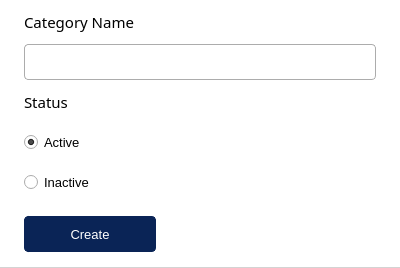
<?xml version="1.0" encoding="UTF-8"?>
<ui version="4.0">
 <class>AddCategoryDialog</class>
 <widget class="QDialog" name="AddCategoryDialog">
  <property name="geometry">
   <rect>
    <x>0</x>
    <y>0</y>
    <width>400</width>
    <height>268</height>
   </rect>
  </property>
  <property name="sizePolicy">
   <sizepolicy hsizetype="Fixed" vsizetype="Fixed">
    <horstretch>0</horstretch>
    <verstretch>0</verstretch>
   </sizepolicy>
  </property>
  <property name="minimumSize">
   <size>
    <width>400</width>
    <height>268</height>
   </size>
  </property>
  <property name="maximumSize">
   <size>
    <width>400</width>
    <height>268</height>
   </size>
  </property>
  <property name="windowTitle">
   <string>Add Category</string>
  </property>
  <property name="styleSheet">
   <string notr="true"/>
  </property>
  <layout class="QVBoxLayout" name="verticalLayout">
   <property name="spacing">
    <number>0</number>
   </property>
   <property name="leftMargin">
    <number>0</number>
   </property>
   <property name="topMargin">
    <number>0</number>
   </property>
   <property name="rightMargin">
    <number>0</number>
   </property>
   <property name="bottomMargin">
    <number>0</number>
   </property>
   <item>
    <widget class="QFrame" name="categoryFrame">
     <property name="sizePolicy">
      <sizepolicy hsizetype="Preferred" vsizetype="Preferred">
       <horstretch>0</horstretch>
       <verstretch>0</verstretch>
      </sizepolicy>
     </property>
     <property name="minimumSize">
      <size>
       <width>0</width>
       <height>0</height>
      </size>
     </property>
     <property name="maximumSize">
      <size>
       <width>16777215</width>
       <height>16777215</height>
      </size>
     </property>
     <property name="styleSheet">
      <string notr="true">

QFrame{
background-color: white;
border-bottom: 1px solid lightgray;
}

QLabel{
border: none;
border-bottom-left-radius: 0px;
border-bottom-right-radius: 0px;
}

QRadioButton{
color: black;
background-color: rgb(255, 255, 255);
}





</string>
     </property>
     <layout class="QVBoxLayout" name="verticalLayout_4">
      <property name="spacing">
       <number>0</number>
      </property>
      <property name="leftMargin">
       <number>24</number>
      </property>
      <property name="topMargin">
       <number>0</number>
      </property>
      <property name="rightMargin">
       <number>24</number>
      </property>
      <property name="bottomMargin">
       <number>0</number>
      </property>
      <item>
       <widget class="QLabel" name="categoryNameQL">
        <property name="sizePolicy">
         <sizepolicy hsizetype="Preferred" vsizetype="Fixed">
          <horstretch>0</horstretch>
          <verstretch>0</verstretch>
         </sizepolicy>
        </property>
        <property name="minimumSize">
         <size>
          <width>0</width>
          <height>36</height>
         </size>
        </property>
        <property name="maximumSize">
         <size>
          <width>16777215</width>
          <height>36</height>
         </size>
        </property>
        <property name="font">
         <font>
          <family>Segoe UI Semibold</family>
          <pointsize>11</pointsize>
          <bold>false</bold>
         </font>
        </property>
        <property name="styleSheet">
         <string notr="true">color: rgb(0, 0, 0);</string>
        </property>
        <property name="text">
         <string>Category Name</string>
        </property>
       </widget>
      </item>
      <item>
       <widget class="QLineEdit" name="categoryLE">
        <property name="minimumSize">
         <size>
          <width>0</width>
          <height>36</height>
         </size>
        </property>
        <property name="maximumSize">
         <size>
          <width>16777215</width>
          <height>36</height>
         </size>
        </property>
        <property name="font">
         <font>
          <pointsize>10</pointsize>
         </font>
        </property>
        <property name="styleSheet">
         <string notr="true">QLineEdit{
color: black;
border: 1px solid rgb(172, 172, 172);
border-radius: 4px;
padding-left: 12px;
}

QLineEdit:hover{
border-color: rgb(91, 192, 222);
}</string>
        </property>
       </widget>
      </item>
      <item>
       <widget class="QLabel" name="categoryStatusQL">
        <property name="sizePolicy">
         <sizepolicy hsizetype="Preferred" vsizetype="Fixed">
          <horstretch>0</horstretch>
          <verstretch>0</verstretch>
         </sizepolicy>
        </property>
        <property name="minimumSize">
         <size>
          <width>0</width>
          <height>36</height>
         </size>
        </property>
        <property name="maximumSize">
         <size>
          <width>16777215</width>
          <height>36</height>
         </size>
        </property>
        <property name="font">
         <font>
          <family>Segoe UI Semibold</family>
          <pointsize>11</pointsize>
          <bold>false</bold>
         </font>
        </property>
        <property name="styleSheet">
         <string notr="true">color: rgb(0, 0, 0);</string>
        </property>
        <property name="text">
         <string>Status</string>
        </property>
       </widget>
      </item>
      <item>
       <widget class="QRadioButton" name="activeRadioBtn">
        <property name="minimumSize">
         <size>
          <width>0</width>
          <height>36</height>
         </size>
        </property>
        <property name="maximumSize">
         <size>
          <width>16777215</width>
          <height>36</height>
         </size>
        </property>
        <property name="palette">
         <palette>
          <active>
           <colorrole role="WindowText">
            <brush brushstyle="SolidPattern">
             <color alpha="255">
              <red>0</red>
              <green>0</green>
              <blue>0</blue>
             </color>
            </brush>
           </colorrole>
           <colorrole role="Button">
            <brush brushstyle="SolidPattern">
             <color alpha="255">
              <red>255</red>
              <green>255</green>
              <blue>255</blue>
             </color>
            </brush>
           </colorrole>
           <colorrole role="Mid">
            <brush brushstyle="SolidPattern">
             <color alpha="255">
              <red>0</red>
              <green>117</green>
              <blue>255</blue>
             </color>
            </brush>
           </colorrole>
           <colorrole role="Text">
            <brush brushstyle="SolidPattern">
             <color alpha="255">
              <red>0</red>
              <green>0</green>
              <blue>0</blue>
             </color>
            </brush>
           </colorrole>
           <colorrole role="ButtonText">
            <brush brushstyle="SolidPattern">
             <color alpha="255">
              <red>0</red>
              <green>0</green>
              <blue>0</blue>
             </color>
            </brush>
           </colorrole>
           <colorrole role="Base">
            <brush brushstyle="SolidPattern">
             <color alpha="255">
              <red>255</red>
              <green>255</green>
              <blue>255</blue>
             </color>
            </brush>
           </colorrole>
           <colorrole role="Window">
            <brush brushstyle="SolidPattern">
             <color alpha="255">
              <red>255</red>
              <green>255</green>
              <blue>255</blue>
             </color>
            </brush>
           </colorrole>
           <colorrole role="PlaceholderText">
            <brush brushstyle="SolidPattern">
             <color alpha="128">
              <red>0</red>
              <green>0</green>
              <blue>0</blue>
             </color>
            </brush>
           </colorrole>
          </active>
          <inactive>
           <colorrole role="WindowText">
            <brush brushstyle="SolidPattern">
             <color alpha="255">
              <red>0</red>
              <green>0</green>
              <blue>0</blue>
             </color>
            </brush>
           </colorrole>
           <colorrole role="Button">
            <brush brushstyle="SolidPattern">
             <color alpha="255">
              <red>255</red>
              <green>255</green>
              <blue>255</blue>
             </color>
            </brush>
           </colorrole>
           <colorrole role="Mid">
            <brush brushstyle="SolidPattern">
             <color alpha="255">
              <red>0</red>
              <green>117</green>
              <blue>255</blue>
             </color>
            </brush>
           </colorrole>
           <colorrole role="Text">
            <brush brushstyle="SolidPattern">
             <color alpha="255">
              <red>0</red>
              <green>0</green>
              <blue>0</blue>
             </color>
            </brush>
           </colorrole>
           <colorrole role="ButtonText">
            <brush brushstyle="SolidPattern">
             <color alpha="255">
              <red>0</red>
              <green>0</green>
              <blue>0</blue>
             </color>
            </brush>
           </colorrole>
           <colorrole role="Base">
            <brush brushstyle="SolidPattern">
             <color alpha="255">
              <red>255</red>
              <green>255</green>
              <blue>255</blue>
             </color>
            </brush>
           </colorrole>
           <colorrole role="Window">
            <brush brushstyle="SolidPattern">
             <color alpha="255">
              <red>255</red>
              <green>255</green>
              <blue>255</blue>
             </color>
            </brush>
           </colorrole>
           <colorrole role="PlaceholderText">
            <brush brushstyle="SolidPattern">
             <color alpha="128">
              <red>0</red>
              <green>0</green>
              <blue>0</blue>
             </color>
            </brush>
           </colorrole>
          </inactive>
          <disabled>
           <colorrole role="WindowText">
            <brush brushstyle="SolidPattern">
             <color alpha="255">
              <red>0</red>
              <green>0</green>
              <blue>0</blue>
             </color>
            </brush>
           </colorrole>
           <colorrole role="Button">
            <brush brushstyle="SolidPattern">
             <color alpha="255">
              <red>255</red>
              <green>255</green>
              <blue>255</blue>
             </color>
            </brush>
           </colorrole>
           <colorrole role="Mid">
            <brush brushstyle="SolidPattern">
             <color alpha="255">
              <red>0</red>
              <green>117</green>
              <blue>255</blue>
             </color>
            </brush>
           </colorrole>
           <colorrole role="Text">
            <brush brushstyle="SolidPattern">
             <color alpha="255">
              <red>0</red>
              <green>0</green>
              <blue>0</blue>
             </color>
            </brush>
           </colorrole>
           <colorrole role="ButtonText">
            <brush brushstyle="SolidPattern">
             <color alpha="255">
              <red>0</red>
              <green>0</green>
              <blue>0</blue>
             </color>
            </brush>
           </colorrole>
           <colorrole role="Base">
            <brush brushstyle="SolidPattern">
             <color alpha="255">
              <red>255</red>
              <green>255</green>
              <blue>255</blue>
             </color>
            </brush>
           </colorrole>
           <colorrole role="Window">
            <brush brushstyle="SolidPattern">
             <color alpha="255">
              <red>255</red>
              <green>255</green>
              <blue>255</blue>
             </color>
            </brush>
           </colorrole>
           <colorrole role="PlaceholderText">
            <brush brushstyle="SolidPattern">
             <color alpha="128">
              <red>0</red>
              <green>0</green>
              <blue>0</blue>
             </color>
            </brush>
           </colorrole>
          </disabled>
         </palette>
        </property>
        <property name="font">
         <font>
          <pointsize>10</pointsize>
          <bold>false</bold>
         </font>
        </property>
        <property name="text">
         <string>Active</string>
        </property>
        <property name="checked">
         <bool>true</bool>
        </property>
       </widget>
      </item>
      <item>
       <widget class="QRadioButton" name="InactiveRadioBtn">
        <property name="minimumSize">
         <size>
          <width>0</width>
          <height>36</height>
         </size>
        </property>
        <property name="maximumSize">
         <size>
          <width>16777215</width>
          <height>36</height>
         </size>
        </property>
        <property name="palette">
         <palette>
          <active>
           <colorrole role="WindowText">
            <brush brushstyle="SolidPattern">
             <color alpha="255">
              <red>0</red>
              <green>0</green>
              <blue>0</blue>
             </color>
            </brush>
           </colorrole>
           <colorrole role="Button">
            <brush brushstyle="SolidPattern">
             <color alpha="255">
              <red>255</red>
              <green>255</green>
              <blue>255</blue>
             </color>
            </brush>
           </colorrole>
           <colorrole role="Mid">
            <brush brushstyle="SolidPattern">
             <color alpha="255">
              <red>0</red>
              <green>117</green>
              <blue>255</blue>
             </color>
            </brush>
           </colorrole>
           <colorrole role="Text">
            <brush brushstyle="SolidPattern">
             <color alpha="255">
              <red>0</red>
              <green>0</green>
              <blue>0</blue>
             </color>
            </brush>
           </colorrole>
           <colorrole role="ButtonText">
            <brush brushstyle="SolidPattern">
             <color alpha="255">
              <red>0</red>
              <green>0</green>
              <blue>0</blue>
             </color>
            </brush>
           </colorrole>
           <colorrole role="Base">
            <brush brushstyle="SolidPattern">
             <color alpha="255">
              <red>255</red>
              <green>255</green>
              <blue>255</blue>
             </color>
            </brush>
           </colorrole>
           <colorrole role="Window">
            <brush brushstyle="SolidPattern">
             <color alpha="255">
              <red>255</red>
              <green>255</green>
              <blue>255</blue>
             </color>
            </brush>
           </colorrole>
           <colorrole role="PlaceholderText">
            <brush brushstyle="SolidPattern">
             <color alpha="128">
              <red>0</red>
              <green>0</green>
              <blue>0</blue>
             </color>
            </brush>
           </colorrole>
          </active>
          <inactive>
           <colorrole role="WindowText">
            <brush brushstyle="SolidPattern">
             <color alpha="255">
              <red>0</red>
              <green>0</green>
              <blue>0</blue>
             </color>
            </brush>
           </colorrole>
           <colorrole role="Button">
            <brush brushstyle="SolidPattern">
             <color alpha="255">
              <red>255</red>
              <green>255</green>
              <blue>255</blue>
             </color>
            </brush>
           </colorrole>
           <colorrole role="Mid">
            <brush brushstyle="SolidPattern">
             <color alpha="255">
              <red>0</red>
              <green>117</green>
              <blue>255</blue>
             </color>
            </brush>
           </colorrole>
           <colorrole role="Text">
            <brush brushstyle="SolidPattern">
             <color alpha="255">
              <red>0</red>
              <green>0</green>
              <blue>0</blue>
             </color>
            </brush>
           </colorrole>
           <colorrole role="ButtonText">
            <brush brushstyle="SolidPattern">
             <color alpha="255">
              <red>0</red>
              <green>0</green>
              <blue>0</blue>
             </color>
            </brush>
           </colorrole>
           <colorrole role="Base">
            <brush brushstyle="SolidPattern">
             <color alpha="255">
              <red>255</red>
              <green>255</green>
              <blue>255</blue>
             </color>
            </brush>
           </colorrole>
           <colorrole role="Window">
            <brush brushstyle="SolidPattern">
             <color alpha="255">
              <red>255</red>
              <green>255</green>
              <blue>255</blue>
             </color>
            </brush>
           </colorrole>
           <colorrole role="PlaceholderText">
            <brush brushstyle="SolidPattern">
             <color alpha="128">
              <red>0</red>
              <green>0</green>
              <blue>0</blue>
             </color>
            </brush>
           </colorrole>
          </inactive>
          <disabled>
           <colorrole role="WindowText">
            <brush brushstyle="SolidPattern">
             <color alpha="255">
              <red>0</red>
              <green>0</green>
              <blue>0</blue>
             </color>
            </brush>
           </colorrole>
           <colorrole role="Button">
            <brush brushstyle="SolidPattern">
             <color alpha="255">
              <red>255</red>
              <green>255</green>
              <blue>255</blue>
             </color>
            </brush>
           </colorrole>
           <colorrole role="Mid">
            <brush brushstyle="SolidPattern">
             <color alpha="255">
              <red>0</red>
              <green>117</green>
              <blue>255</blue>
             </color>
            </brush>
           </colorrole>
           <colorrole role="Text">
            <brush brushstyle="SolidPattern">
             <color alpha="255">
              <red>0</red>
              <green>0</green>
              <blue>0</blue>
             </color>
            </brush>
           </colorrole>
           <colorrole role="ButtonText">
            <brush brushstyle="SolidPattern">
             <color alpha="255">
              <red>0</red>
              <green>0</green>
              <blue>0</blue>
             </color>
            </brush>
           </colorrole>
           <colorrole role="Base">
            <brush brushstyle="SolidPattern">
             <color alpha="255">
              <red>255</red>
              <green>255</green>
              <blue>255</blue>
             </color>
            </brush>
           </colorrole>
           <colorrole role="Window">
            <brush brushstyle="SolidPattern">
             <color alpha="255">
              <red>255</red>
              <green>255</green>
              <blue>255</blue>
             </color>
            </brush>
           </colorrole>
           <colorrole role="PlaceholderText">
            <brush brushstyle="SolidPattern">
             <color alpha="128">
              <red>0</red>
              <green>0</green>
              <blue>0</blue>
             </color>
            </brush>
           </colorrole>
          </disabled>
         </palette>
        </property>
        <property name="font">
         <font>
          <pointsize>10</pointsize>
          <bold>false</bold>
         </font>
        </property>
        <property name="text">
         <string>Inactive</string>
        </property>
       </widget>
      </item>
      <item>
       <widget class="QPushButton" name="categoryDataBtn">
        <property name="sizePolicy">
         <sizepolicy hsizetype="Fixed" vsizetype="Fixed">
          <horstretch>0</horstretch>
          <verstretch>0</verstretch>
         </sizepolicy>
        </property>
        <property name="minimumSize">
         <size>
          <width>132</width>
          <height>60</height>
         </size>
        </property>
        <property name="maximumSize">
         <size>
          <width>132</width>
          <height>60</height>
         </size>
        </property>
        <property name="font">
         <font>
          <pointsize>10</pointsize>
          <fontweight>DemiBold</fontweight>
         </font>
        </property>
        <property name="styleSheet">
         <string notr="true">QPushButton{
color: rgb(255, 255, 255);
background-color: rgb(10, 36, 86);
border: 1px solid rgb(10, 36, 86);
border-radius: 4px;
margin-top: 12px;
margin-bottom: 12px;
}

QPushButton:hover{
color: rgb(255, 255, 255);
background-color: rgb(8, 29, 69);
border: 1px solid rgb(8, 29, 69);
border-radius: 4px;
}</string>
        </property>
        <property name="text">
         <string>Create</string>
        </property>
       </widget>
      </item>
     </layout>
    </widget>
   </item>
  </layout>
 </widget>
 <resources/>
 <connections/>
</ui>
